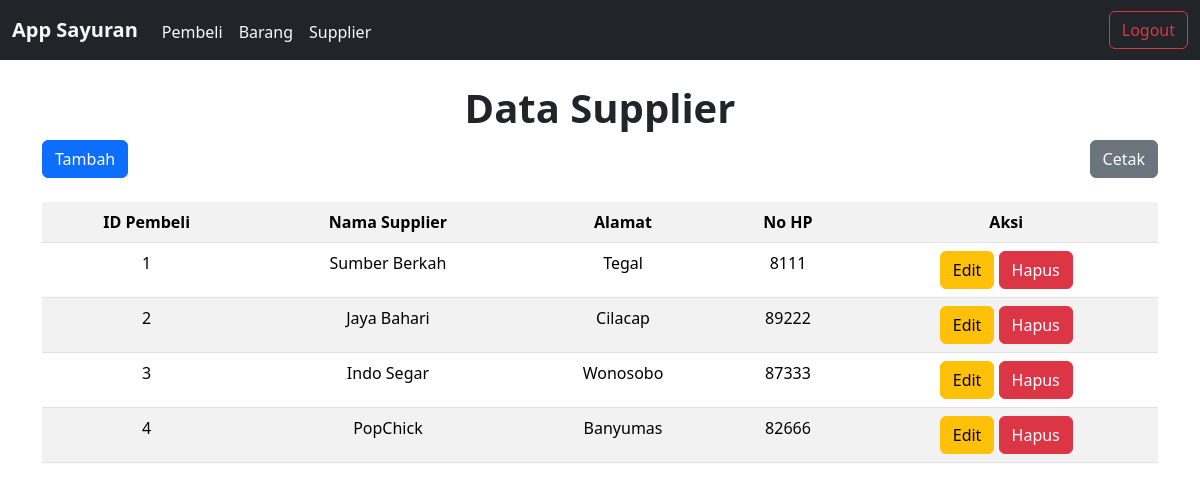
The page /supplier/index.php (signed in) on the database its author committed.
### tables this page shows
CREATE TABLE `supplier` (
  `id_supplier` int(11) NOT NULL,
  `nama_supplier` varchar(100) NOT NULL,
  `alamat` varchar(255) NOT NULL,
  `no_hp` varchar(13) NOT NULL
);

### supplier/index.php (the view, shortened to what this page needs)
<?php
include "../koneksi.php";
$sql = "SELECT * FROM supplier";
        $query = mysqli_query($koneksi,$sql);
?>
 <!DOCTYPE html>
 <html lang="en">
 <head>
    <link rel="stylesheet" href="../css/bootstrap.min.css">
 </head>
 <body>
     <nav class="navbar navbar-expand-lg bg-dark">
         <div class="container-fluid">
             <a href="../transaksi/index.php" class="navbar-brand fw-bold text-light">App Sayuran</a>
             <ul class="navbar-nav me-auto mt-1">
                 <li class="nav-item">
                     <a href="../pembeli/index.php" class="nav-link active text-light">Pembeli</a>
                 </li>
                 <li class="nav-item">
                     <a href="../barang/index.php" class="nav-link active text-light">Barang</a>
                 </li>
                 <li class="nav-item">
                     <a href="index.php" class="nav-link active text-light">Supplier</a>
                 </li>
             </ul>
             <form  class="d-flex">
                 <a href="../logout.php" class="btn btn-outline-danger " onclick="return confirm('Apakah anda yakin ingin Logout?');">Logout</a>
             </form>
         </div>
     </nav>
     <div class="container">
         <h1 class="text-center mt-4 fw-bold">Data Supplier</h1>
         <button class="btn btn-primary" data-bs-toggle="modal" data-bs-target="#modalTambah">Tambah</button>
<a href="cetak.php" class="btn btn-secondary" style="float: right;">Cetak</a>
         <table class="table table-striped mt-4 text-center">
             <tr>
                 <th>ID Pembeli</th>
                 <th>Nama Supplier</th>
                 <th>Alamat</th>
                 <th>No HP</th>
                 <th>Aksi</th>
             </tr>
             <?php
             while($data = mysqli_fetch_assoc($query)) {
             ?>
                    <tr>
                        <td><?=$data['id_supplier']?></td>
                        <td><?=$data['nama_supplier']?></td>
                        <td><?=$data['alamat']?></td>
                        <td><?=$data['no_hp']?></td>
                        <td>
                        <button class="btn btn-warning" data-bs-toggle="modal" data-bs-target="#modalEdit<?=$data['id_supplier']?>">Edit</button>
                            <a href="hapus.php?id_supplier=<?=$data['id_supplier']?>" class="btn btn-danger" onclick="return confirm('Apakah anda yakin ingin hapus data?');">Hapus</a>
                        </td>
                    </tr>
                    <div class="modal fade" id="modalEdit<?=$data['id_supplier']?>">
  <div class="modal-dialog">
      <div class="modal-content">
          <div class="modal-body">
        <?php }?>
    </div>
        </div>
    </div>
         </table>
     </div>
 </body>
 </html>

### rows shown on the page
supplier: id_supplier "1", nama_supplier "Sumber Berkah", alamat "Tegal", no_hp "8111"
supplier: id_supplier "2", nama_supplier "Jaya Bahari", alamat "Cilacap", no_hp "89222"
supplier: id_supplier "3", nama_supplier "Indo Segar", alamat "Wonosobo", no_hp "87333"
supplier: id_supplier "4", nama_supplier "PopChick", alamat "Banyumas", no_hp "82666"
